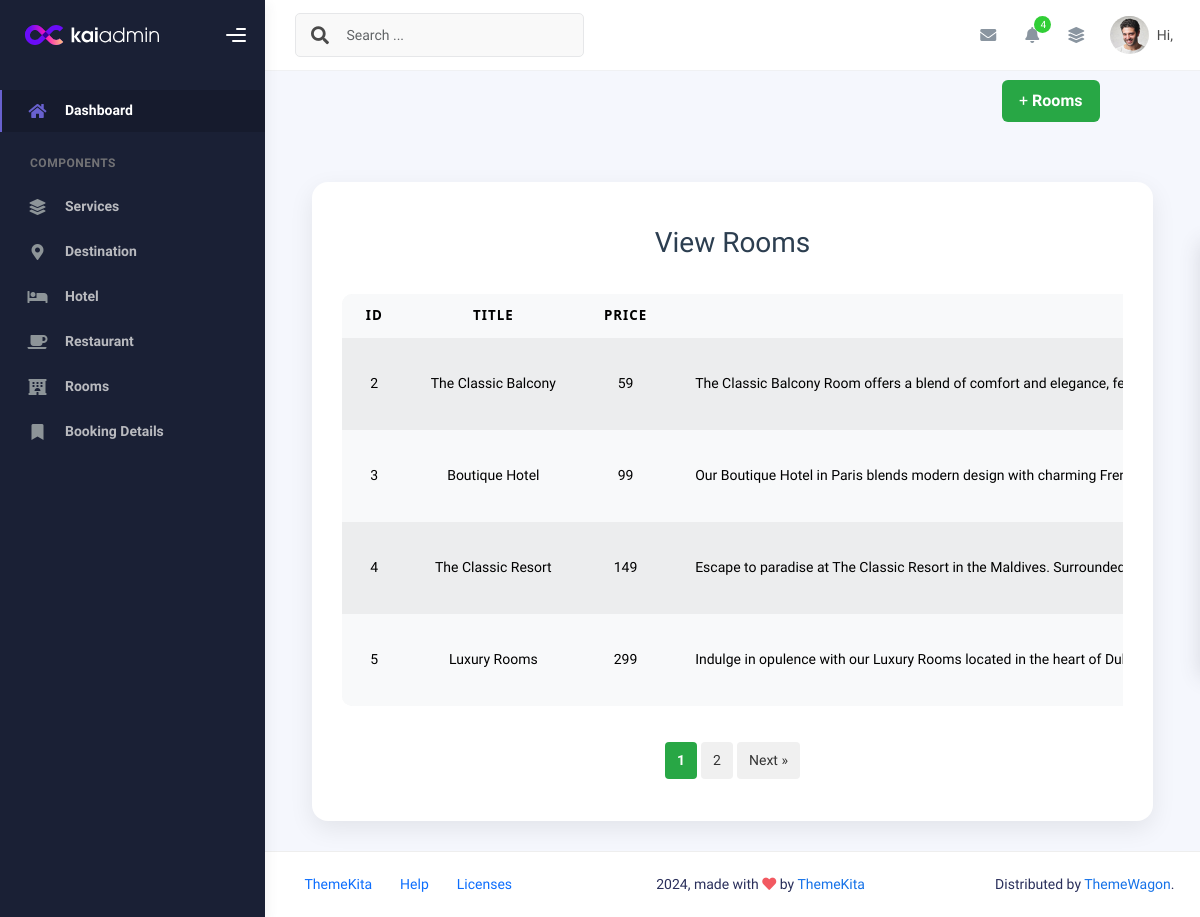
The page /admin/viewRoom.php on the database its author committed.
### tables this page shows
CREATE TABLE `room` (
  `id` int(11) NOT NULL,
  `title` text NOT NULL,
  `price` int(11) NOT NULL,
  `description` text NOT NULL,
  `location` text NOT NULL,
  `image` text NOT NULL
);

### admin/viewRoom.php (the view, shortened to what this page needs)
<?php
include("../db.php");
include("header.php");
$limit = 4;
$page = isset($_GET['page']) && is_numeric($_GET['page']) ? intval($_GET['page']) : 1;
$offset = ($page - 1) * $limit;
$total_query = "SELECT COUNT(*) AS total FROM booking";
$total_result = mysqli_query($conn, $total_query);
$total_row = mysqli_fetch_assoc($total_result);
$total_records = $total_row['total'];
$total_pages = ceil($total_records / $limit);
$select = "SELECT * FROM room LIMIT $limit OFFSET $offset";
$res = mysqli_query($conn, $select);
?>
<!DOCTYPE html>
<html lang="en">
<head>
    <link rel="stylesheet" href="view-style.css">
    <link rel="stylesheet" href="assets/css/ionicons.min.css">
    <link rel="stylesheet" href="assets/css/flaticon.css">
    <link rel="stylesheet" href="../css/aos.css">
    <link rel="stylesheet" href="../css/ionicons.min.css">
    <link rel="stylesheet" href="../css/flaticon.css">
    <link rel="stylesheet" href="../css/icomoon.css">
</head>
<body>
    <div class="container-fluid">
        <div class="button-container">
            <a href="addRoom.php" class=" btn btn-add">+ <b>Rooms</b></a>
        </div>
    </div>
    <div class="container d-flex justify-content-center">
        <div class="admin-panel">
            <h2>View Rooms</h2>
            <div class="table-responsive">
                <table class="table table-light table-hover table-striped">
                    <thead>
                        <tr>
                            <th>Id</th>
                            <th>Title</th>
                            <th>Price</th>
                            <th>Description</th>
                        </tr>
                    </thead>
                    <tbody>
                        <?php while ($row = mysqli_fetch_assoc($res)) { ?>
                            <tr>
                                <td><?php echo $row['id']; ?></td>
                                <td><?php echo $row['title']; ?></td>
                                <td><?php echo $row['price']; ?></td>
                                <td style="text-align:left"><?php echo $row['description']; ?></td>
                            </tr>
                        <?php } ?>
                    </tbody>
                </table>
            </div>
            <div class="pagination">
                <?php for ($i = 1; $i <= $total_pages; $i++): ?>
                    <a href="?page=<?php echo $i; ?>" class="<?php if ($i == $page)
                           echo 'active'; ?>">
                        <?php echo $i; ?>
                    </a>
                <?php endfor; ?>
                <?php if ($page < $total_pages): ?>
                    <a href="?page=<?php echo $page + 1; ?>">Next &raquo;</a>
                <?php endif; ?>
            </div>
        </div>
    </div>
</body>
</html>
<?php include("footer.php"); ?>

### admin/view-style.css (style rules this page uses)
.admin-panel { width: 90%; max-width: 1200px; background-color: #fff; padding: 40px 30px; border-radius: 16px; box-shadow: 0 8px 24px rgba(0, 0, 0, 0.08); margin: 30px auto; transition: all 0.3s ease-in-out; font-family: 'Segoe UI', sans-serif; }
.admin-panel h2 { text-align: center; font-size: 28px; color: #2c3e50; margin-bottom: 30px; }
.table-responsive { overflow-x: auto; margin-top: 20px; }
table { width: 100%; min-width: 800px; border-collapse: collapse; background-color: #f9f9f9; border-radius: 10px; overflow: hidden; }
table th, table td { padding: 16px 12px; text-align: center; font-size: 15px; border-bottom: 1px solid #eee; white-space: nowrap; }
table th { background-color: #f1f3f5; color: #2d3436; font-weight: 600; }
.button-container { display: flex; justify-content: flex-end; margin: 80px 90px 30px 0; }
.btn-add { background-color: #28a745; color: #fff; padding: 12px 20px; border-radius: 8px; text-decoration: none; font-weight: 600; font-size: 16px; transition: background-color 0.3s ease, transform 0.2s ease; }
.btn { padding: 8px 16px; border-radius: 6px; text-decoration: none; color: white; font-weight: 500; display: inline-block; transition: all 0.3s ease; }
.pagination { text-align: center; margin-top: 20px; display: flex; justify-content: center; }
.pagination a { display: inline-block; padding: 8px 12px; margin: 2px; background-color: #f0f0f0; color: #333; text-decoration: none; border-radius: 4px; }
.pagination a.active { font-weight: bold; text-decoration: underline; background-color: #28a745; color: #fff; }

### rows shown on the page
room: id "2", title "The Classic Balcony", price "59", description "The Classic Balcony Room offers a blend of comfort and elegance,…"
room: id "3", title "Boutique Hotel", price "99", description "Our Boutique Hotel in Paris blends modern design with charming…"
room: id "4", title "The Classic Resort", price "149", description "Escape to paradise at The Classic Resort in the Maldives.…"
room: id "5", title "Luxury Rooms", price "299", description "Indulge in opulence with our Luxury Rooms located in the heart of…"
